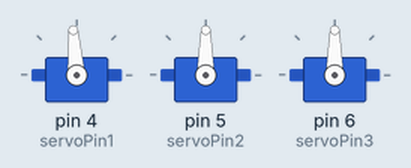
This sketch was run on a simulated Arduino Uno, built with avr-gcc and run on an emulated ATmega328P. On the bench: 3 × servo.

Above: at 0.15 s.
At 4.3 s:
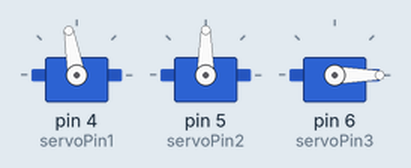
At 9.1 s:
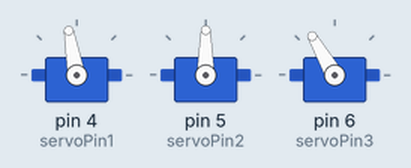
At 19.2 s:
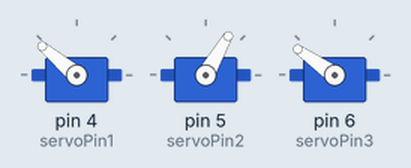
At 27.2 s:
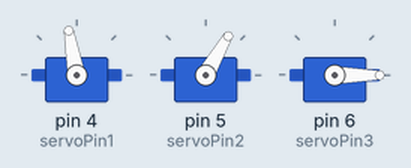
At 36.8 s:
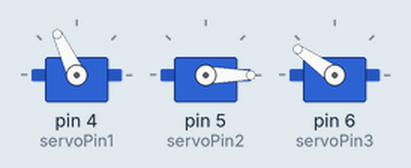
Timing chart, 0 to 40.0 s (numbered marks = the images above):
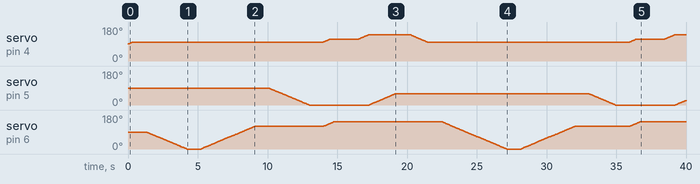

The sketch:

servo_test.ino
```cpp
#include <VarSpeedServo.h>
VarSpeedServo servo1;
VarSpeedServo servo2;
VarSpeedServo servo3;

int servoPin1 = 4;
int servoPin2 = 5;
int servoPin3 = 6;

void setup(){
  servo1.attach(servoPin1);
  servo2.attach(servoPin2);
  servo3.attach(servoPin3);
}

void loop(){
  servo1.write(100, 20, true);
  delay(1000);
  servo3.write(0, 20, true);
  delay(1000);

  servo3.write(120, 20, true);
  delay(1000);
  servo2.write(0, 20, true);
  delay(1000);

  servo3.write(145, 20, false);
//  delay(1000);

  servo1.write(115, 20, true);
  delay(2000);
  servo1.write(140, 20, true);
  servo2.write(60, 20, true);
  delay(1000);

//
//  servo1.write(130, 20, true);
//  delay(1000);
//  servo3.write(90, 20, true);
//  delay(1000);
//  servo2.write(80, 20, true);
//  delay(1000);


}
```
